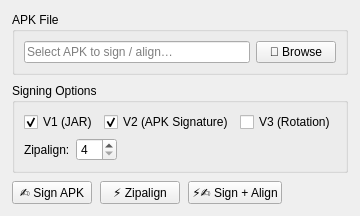
      <widget class="QWidget" name="tabSign">
       <attribute name="title">
        <string>✍ Sign / Zipalign</string>
       </attribute>
       <layout class="QVBoxLayout" name="signLayout">
        <property name="spacing">
         <number>8</number>
        </property>
        <property name="leftMargin">
         <number>12</number>
        </property>
        <property name="topMargin">
         <number>12</number>
        </property>
        <property name="rightMargin">
         <number>12</number>
        </property>
        <property name="bottomMargin">
         <number>12</number>
        </property>
        <item>
         <widget class="QGroupBox" name="grpSignInput">
          <property name="title">
           <string>APK File</string>
          </property>
          <layout class="QHBoxLayout" name="signInputLayout">
           <item>
            <widget class="QLineEdit" name="leApkPathSign">
             <property name="placeholderText">
              <string>Select APK to sign / align…</string>
             </property>
            </widget>
           </item>
           <item>
            <widget class="QPushButton" name="btnBrowseApkSign">
             <property name="text">
              <string>📂 Browse</string>
             </property>
            </widget>
           </item>
          </layout>
         </widget>
        </item>
        <item>
         <widget class="QGroupBox" name="grpSignOptions">
          <property name="title">
           <string>Signing Options</string>
          </property>
          <layout class="QGridLayout" name="signOptionsLayout">
           <item row="0" column="0">
            <widget class="QCheckBox" name="chkV1Sign">
             <property name="text">
              <string>V1 (JAR)</string>
             </property>
             <property name="checked">
              <bool>true</bool>
             </property>
            </widget>
           </item>
           <item row="0" column="1">
            <widget class="QCheckBox" name="chkV2Sign">
             <property name="text">
              <string>V2 (APK Signature)</string>
             </property>
             <property name="checked">
              <bool>true</bool>
             </property>
            </widget>
           </item>
           <item row="0" column="2">
            <widget class="QCheckBox" name="chkV3Sign">
             <property name="text">
              <string>V3 (Rotation)</string>
             </property>
            </widget>
           </item>
           <item row="1" column="0" colspan="3">
            <layout class="QHBoxLayout" name="zipalignLayout">
             <item>
              <widget class="QLabel" name="lblZipalign">
               <property name="text">
                <string>Zipalign:</string>
               </property>
              </widget>
             </item>
             <item>
              <widget class="QSpinBox" name="spnAlignment">
               <property name="minimum">
                <number>4</number>
               </property>
               <property name="maximum">
                <number>32</number>
               </property>
               <property name="value">
                <number>4</number>
               </property>
              </widget>
             </item>
             <item>
              <spacer name="zipalignSpacer">
               <property name="orientation">
                <enum>Qt::Horizontal</enum>
               </property>
               <property name="sizeHint" stdset="0">
                <size>
                 <width>0</width>
                 <height>0</height>
                </size>
               </property>
              </spacer>
             </item>
            </layout>
           </item>
          </layout>
         </widget>
        </item>
        <item>
         <layout class="QHBoxLayout" name="signBtnsLayout">
          <item>
           <widget class="QPushButton" name="btnSign">
            <property name="text">
             <string>✍ Sign APK</string>
            </property>
           </widget>
          </item>
          <item>
           <widget class="QPushButton" name="btnZipalign">
            <property name="text">
             <string>⚡ Zipalign</string>
            </property>
           </widget>
          </item>
          <item>
           <widget class="QPushButton" name="btnSignAndAlign">
            <property name="text">
             <string>⚡✍ Sign + Align</string>
            </property>
           </widget>
          </item>
          <item>
           <spacer name="signSpacer">
            <property name="orientation">
             <enum>Qt::Horizontal</enum>
            </property>
            <property name="sizeHint" stdset="0">
             <size>
              <width>0</width>
              <height>0</height>
             </size>
            </property>
           </spacer>
          </item>
         </layout>
        </item>
        <item>
         <spacer name="signVSpacer">
          <property name="orientation">
           <enum>Qt::Vertical</enum>
          </property>
          <property name="sizeHint" stdset="0">
           <size>
            <width>0</width>
            <height>0</height>
           </size>
          </property>
         </spacer>
        </item>
       </layout>
      </widget>
